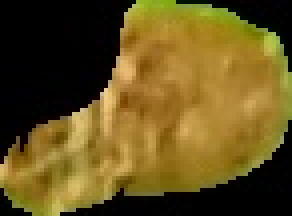
#> input picture Dataset/damaged_grain/IMG_20161016_124705064_431.jpg, 73 x 54 px (shown 4 times larger); its folder holds only this picture in this run
$ jupyter execute --allow-errors 'Data Visualisation.ipynb'
#> lines starting #> are read from the running program, lines starting #| are printed output that depends on the picture
[cell 1]
import cv2
import numpy as np
from matplotlib import pyplot as plt
import os
from sklearn.decomposition import PCA
from sklearn.manifold import TSNE

## Loading dataset

[cell 2]
path = '../Dataset'
images = []
labels = []
grain = None
foreign_particle = None
grain_broken = None
grain_covered = None
damaged_grain = None
for folder in os.listdir(path):
    if folder == '.DS_Store':
        continue
    folder_path = os.path.join(path, folder)
    for image in os.listdir(folder_path):
        image_path = os.path.join(folder_path, image)
        img = cv2.imread(image_path)
#> img is the input picture: shape (54, 73, 3); mean B, G, R 29.3, 81.9, 100.9
        img = cv2.resize(img, (60, 60))
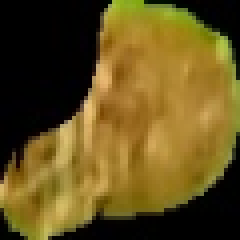
#> img: shape (60, 60, 3) (shown 4 times larger); mean B, G, R 29.1, 81.7, 100.7
        img = cv2.cvtColor(img, cv2.COLOR_RGB2BGR)
        images.append(img)
        labels.append(folder)
        if folder == 'grain':
            grain = img
        elif folder == 'foreign_particles':
            foreign_particle = img
        elif folder == 'grain_broken':
            grain_broken = img
        elif folder == 'grain_covered':
            grain_covered = img
        else:
            damaged_grain = img
#> pass 2 of the loop `for folder in os.listdir(path):`:
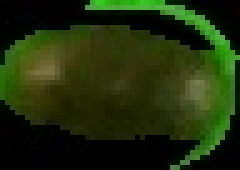
#> input picture Dataset/foreign_particles/IMG_20161016_125744060_5782.jpg, 48 x 34 px (shown 5 times larger)
#> img is the input picture: shape (34, 48, 3); mean B, G, R 10.5, 46.1, 31.8
#> `img = cv2.resize(img, (60, 60))`:
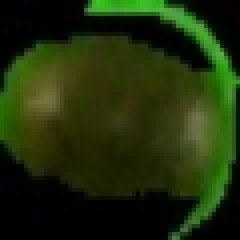
#> img: shape (60, 60, 3) (shown 4 times larger); mean B, G, R 10.4, 46, 31.7

[cell 3]
images = np.array(images)
labels = np.array(labels)
print('images shape: ', images.shape)
#| images shape:  (2, 60, 60, 3)
print('labels shape: ', labels.shape)

## Visualising raw images

[cell 4]
plt.figure(figsize = (20, 20))

plt.subplot(1, 5, 1)
plt.title('grain')
plt.axis('off')
#> (the rest of this cell did not finish here and is left out)

## Number of images per class

[cell 5]
a = np.unique(labels, return_counts = True)
plt.figure(figsize = (9, 6))
plt.bar(a[0], a[1])
plt.show()
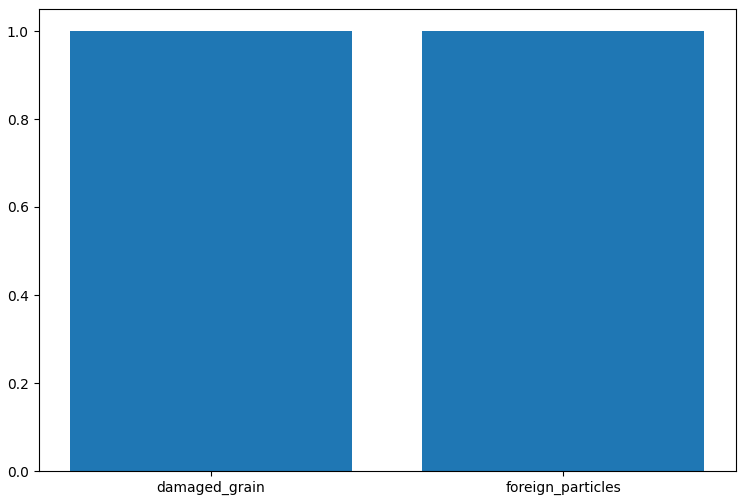
#> figure drawn by matplotlib, 1 panel
